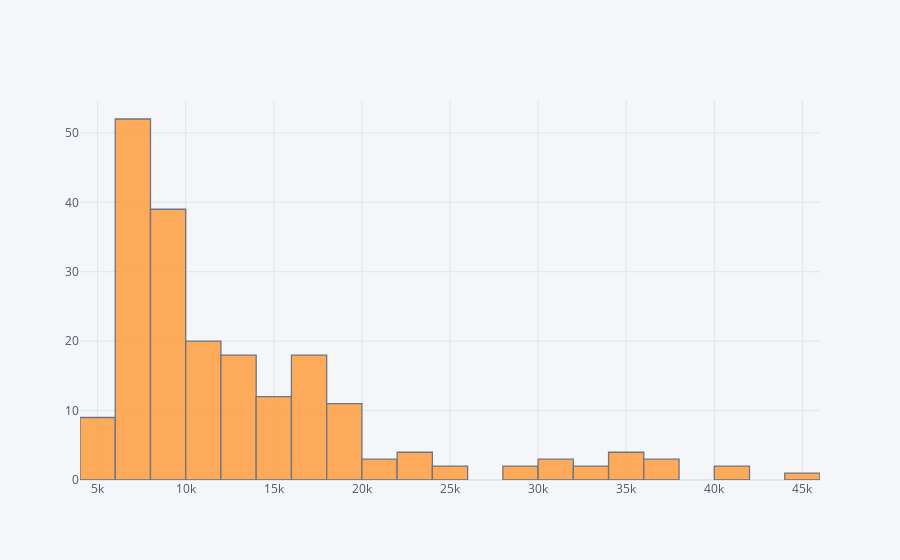

Notebook source saved alongside this figure:
### Code cell
df1['price'].iplot(kind='hist')

### Figure 1 — Plotly figure (JSON) as saved in the notebook; plotly's stock layout.template omitted (floating-point values rounded to 4 significant figures; data arrays with more than 128 entries replaced by an {"elided": "..."} marker saying what was removed)
{"data": [{"histfunc": "count", "histnorm": "", "marker": {"color": "rgba(255, 153, 51, 1.0)", "line": {"color": "#4D5663", "width": 1.3}}, "name": "price", "opacity": 0.8, "orientation": "v", "type": "histogram", "x": {"elided": "205 float values"}}], "layout": {"barmode": "overlay", "legend": {"bgcolor": "#F5F6F9", "font": {"color": "#4D5663"}}, "paper_bgcolor": "#F5F6F9", "plot_bgcolor": "#F5F6F9", "title": {"font": {"color": "#4D5663"}}, "xaxis": {"gridcolor": "#E1E5ED", "showgrid": true, "tickfont": {"color": "#4D5663"}, "title": {"font": {"color": "#4D5663"}, "text": ""}, "zerolinecolor": "#E1E5ED"}, "yaxis": {"gridcolor": "#E1E5ED", "showgrid": true, "tickfont": {"color": "#4D5663"}, "title": {"font": {"color": "#4D5663"}, "text": ""}, "zerolinecolor": "#E1E5ED"}}}
